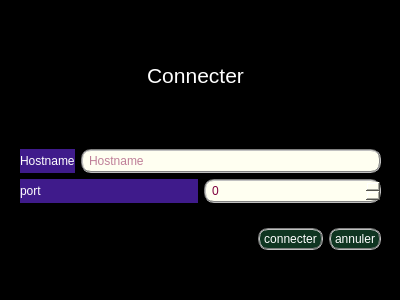
<?xml version="1.0" encoding="UTF-8"?>
<ui version="4.0">
 <class>DuMessengerConnectionDialog</class>
 <widget class="QDialog" name="DuMessengerConnectionDialog">
  <property name="geometry">
   <rect>
    <x>0</x>
    <y>0</y>
    <width>400</width>
    <height>300</height>
   </rect>
  </property>
  <property name="windowTitle">
   <string>Dialog</string>
  </property>
  <widget class="QFrame" name="frame_2">
   <property name="geometry">
    <rect>
     <x>-10</x>
     <y>-10</y>
     <width>421</width>
     <height>361</height>
    </rect>
   </property>
   <property name="styleSheet">
    <string notr="true">background-color: rgb(0, 0, 0);</string>
   </property>
   <property name="frameShape">
    <enum>QFrame::StyledPanel</enum>
   </property>
   <property name="frameShadow">
    <enum>QFrame::Raised</enum>
   </property>
   <widget class="QLabel" name="label_3">
    <property name="geometry">
     <rect>
      <x>50</x>
      <y>40</y>
      <width>311</width>
      <height>91</height>
     </rect>
    </property>
    <property name="text">
     <string>&lt;html&gt;&lt;head/&gt;&lt;body&gt;&lt;p align=&quot;center&quot;&gt;&lt;span style=&quot; font-size:16pt; color:#ffffff;&quot;&gt;Connecter&lt;/span&gt;&lt;/p&gt;&lt;/body&gt;&lt;/html&gt;</string>
    </property>
   </widget>
   <widget class="QWidget" name="layoutWidget">
    <property name="geometry">
     <rect>
      <x>30</x>
      <y>140</y>
      <width>361</width>
      <height>141</height>
     </rect>
    </property>
    <layout class="QVBoxLayout" name="verticalLayout_2">
     <item>
      <layout class="QVBoxLayout" name="verticalLayout">
       <item>
        <layout class="QHBoxLayout" name="horizontalLayout">
         <item>
          <widget class="QLabel" name="label">
           <property name="styleSheet">
            <string notr="true">color: rgb(255, 255, 255);
background-color: rgb(63, 27, 139);</string>
           </property>
           <property name="text">
            <string>Hostname</string>
           </property>
          </widget>
         </item>
         <item>
          <widget class="QLineEdit" name="hostname">
           <property name="styleSheet">
            <string notr="true">color: #050505;
background-color: rgb(20, 70, 29);
    background-color: yellow;
border-image: url(:/images/button-hover.png) 16; 
color: rgb(127, 0, 63);
    background-color: rgb(255, 255, 241);
    selection-color: red
;                                    
    selection-background-color: rgb(191, 31, 127);
    border: 2px groove gray;
    border-radius: 10px;
    padding: 2px 4px;</string>
           </property>
           <property name="placeholderText">
            <string>Hostname</string>
           </property>
          </widget>
         </item>
        </layout>
       </item>
       <item>
        <layout class="QHBoxLayout" name="horizontalLayout_2">
         <item>
          <widget class="QLabel" name="label_2">
           <property name="styleSheet">
            <string notr="true">color: rgb(255, 255, 255);
background-color: rgb(63, 27, 139);</string>
           </property>
           <property name="text">
            <string>port</string>
           </property>
          </widget>
         </item>
         <item>
          <widget class="QSpinBox" name="port">
           <property name="styleSheet">
            <string notr="true">color: #050505;
background-color: rgb(20, 70, 29);
    background-color: yellow;
border-image: url(:/images/button-hover.png) 16; 
color: rgb(127, 0, 63);
    background-color: rgb(255, 255, 241);
    selection-color: red
;                                    
    selection-background-color: rgb(191, 31, 127);
    border: 2px groove gray;
    border-radius: 10px;
    padding: 2px 4px;</string>
           </property>
           <property name="maximum">
            <number>999999999</number>
           </property>
          </widget>
         </item>
        </layout>
       </item>
      </layout>
     </item>
     <item>
      <layout class="QHBoxLayout" name="horizontalLayout_3">
       <item>
        <widget class="QFrame" name="frame">
         <property name="frameShape">
          <enum>QFrame::StyledPanel</enum>
         </property>
         <property name="frameShadow">
          <enum>QFrame::Raised</enum>
         </property>
        </widget>
       </item>
       <item>
        <spacer name="horizontalSpacer">
         <property name="orientation">
          <enum>Qt::Horizontal</enum>
         </property>
         <property name="sizeHint" stdset="0">
          <size>
           <width>148</width>
           <height>20</height>
          </size>
         </property>
        </spacer>
       </item>
       <item>
        <widget class="QPushButton" name="ok">
         <property name="styleSheet">
          <string notr="true">

color: rgb(255, 255, 255);
background-color: rgb(26, 57, 40);
    background-color: rgb(15, 53, 33);
    selection-color: white;                                    
    selection-background-color: rgb(191, 31, 127);
    border: 2px groove gray;
    border-radius: 10px;
    padding: 2px 4px;</string>
         </property>
         <property name="text">
          <string>connecter</string>
         </property>
        </widget>
       </item>
       <item>
        <widget class="QPushButton" name="cancel">
         <property name="styleSheet">
          <string notr="true">

color: rgb(255, 255, 255);
background-color: rgb(26, 57, 40);
    background-color: rgb(15, 53, 33);
    selection-color: white;                                    
    selection-background-color: rgb(191, 31, 127);
    border: 2px groove gray;
    border-radius: 10px;
    padding: 2px 4px;</string>
         </property>
         <property name="text">
          <string>annuler</string>
         </property>
        </widget>
       </item>
      </layout>
     </item>
    </layout>
   </widget>
  </widget>
 </widget>
 <resources/>
 <connections/>
</ui>
